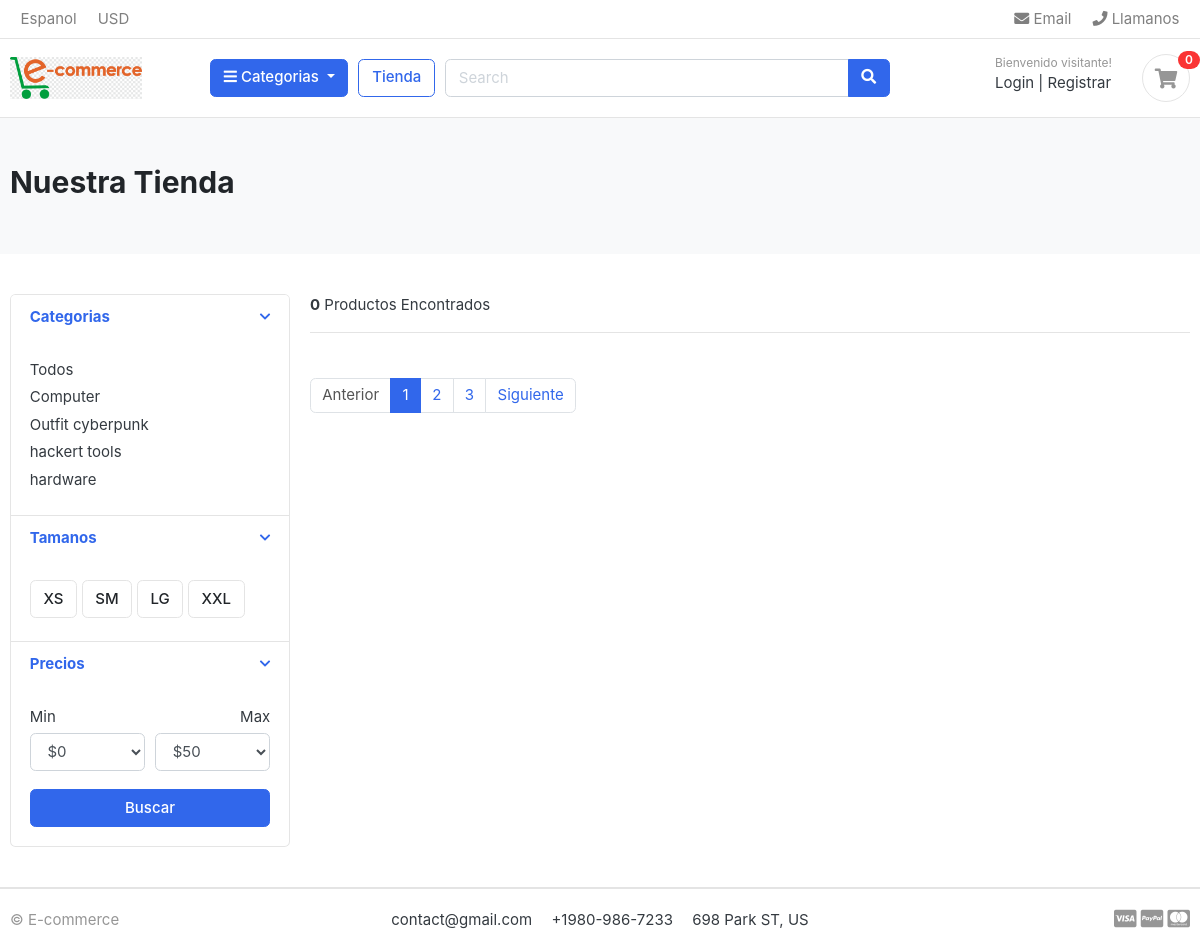
The app's page /store/Computer/ with its own data.
### category/models.py (models this page shows, shortened)
class Category(models.Model):
    category_name = models.CharField(max_length=50, unique=True)
    description = models.TextField(blank=True)
    slug = models.CharField(max_length=100, unique=True)
    cat_image = models.ImageField(upload_to = 'photos/categories', blank=True)
    class Meta:
        verbose_name = 'Category'
        verbose_name_plural = 'Categories'
    def get_url(self):
        return reverse('product_by_category', args=[self.slug])

### store/views.py (the view)
# urls.py: path('store/', include('store.urls')),
def store(request, category_slug=None):
    categories = None
    product = None
    if category_slug != None:
        categories = get_object_or_404(Category, slug=category_slug)
        products = Product.objects.filter(category=categories, is_available=True)
        product_count = products.count()
    else:
        products = Product.objects.all().filter(is_available=True)
        product_count = products.count()
    context = {
        'products': products,
        'product_count': product_count,
    }
    return render(request, 'store/store.html', context)

### category/context_processors.py (called while the page is built)
def menu_links(request):
    links = Category.objects.all()
    return dict(links=links)

### templates/store/store.html (shortened to what this page needs)
{% extends 'base.html'%}
{% block content %}
<section class="section-pagetop bg">
  <div class="container">
    <h2 class="title-page">Nuestra Tienda</h2>
  </div>
</section>
<section class="section-content padding-y">
  <div class="container">
    <div class="row">
      <aside class="col-md-3">
        <div class="card">
          <article class="filter-group">
            <header class="card-header">
              <a href="#" data-toggle="collapse" data-target="#collapse_1" aria-expanded="true" class="">
                <i class="icon-control fa fa-chevron-down"></i>
                <h6 class="title">Categorias</h6>
              </a>
            </header>
            <div class="filter-content collapse show" id="collapse_1" style="">
              <div class="card-body">
                <ul class="list-menu">
                  <li><a href="{% url 'store'%}">Todos</a></li>
                  {% for  category in links %}
                  <li><a href="{{category.get_url}}">{{category.category_name}}</a></li>
                  {% endfor %}
                </ul>
              </div>
            </div>
          </article>
          <article class="filter-group">
            <header class="card-header">
              <a href="#" data-toggle="collapse" data-target="#collapse_4" aria-expanded="true" class="">
                <i class="icon-control fa fa-chevron-down"></i>
                <h6 class="title">Tamanos </h6>
              </a>
            </header>
            <div class="filter-content collapse show" id="collapse_4" style="">
              <div class="card-body">
                <label class="checkbox-btn">
                  <span class="btn btn-light"> XS </span>
                </label>
                <label class="checkbox-btn">
                  <span class="btn btn-light"> SM </span>
                </label>
                <label class="checkbox-btn">
                  <span class="btn btn-light"> LG </span>
                </label>
                <label class="checkbox-btn">
                  <span class="btn btn-light"> XXL </span>
                </label>
              </div>
            </div>
          </article>
          <article class="filter-group">
            <header class="card-header">
              <a href="#" data-toggle="collapse" data-target="#collapse_3" aria-expanded="true" class="">
                <i class="icon-control fa fa-chevron-down"></i>
                <h6 class="title">Precios </h6>
              </a>
            </header>
            <div class="filter-content collapse show" id="collapse_3" style="">
              <div class="card-body">
                <div class="form-row">
                  <div class="form-group col-md-6">
                    <label>Min</label>
                    <select class="mr-2 form-control">
                      <option value="0">$0</option>
                    </select>
                  </div>
                  <div class="form-group text-right col-md-6">
                    <label>Max</label>
                    <select class="mr-2 form-control">
                      <option value="50">$50</option>
                    </select>
                  </div>
                </div>
                <button class="btn btn-block btn-primary">Buscar</button>
              </div>
            </div>
          </article>
        </div>
      </aside>
      <main class="col-md-9">
        <header class="border-bottom mb-4 pb-3">
          <div class="form-inline">
            <span class="mr-md-auto"> <b>{{product_count}}</b> Productos Encontrados </span>
          </div>
        </header>
        <nav class="mt-4" aria-label="Page navigation sample">
          <ul class="pagination">
            <li class="page-item disabled"><a class="page-link" href="#">Anterior</a></li>
            <li class="page-item active"><a class="page-link" href="#">1</a></li>
            <li class="page-item"><a class="page-link" href="#">2</a></li>
            <li class="page-item"><a class="page-link" href="#">3</a></li>
            <li class="page-item"><a class="page-link" href="#">Siguiente</a></li>
          </ul>
        </nav>
      </main>
    </div>
  </div>
</section>
{% endblock %}

### static/css/ui.css (style rules this page uses)
html { font-family: "Inter", sans-serif; font-size: 15px; }
.padding-y { padding-top: 40px; padding-bottom: 40px; }
article:after, .form-group:after { display: block; clear: both; content: ""; }
.bg { background-color: #f8f9fa; }
.title-page { color: #212529; }
.btn-light { background-color: #fff; border-color: #e4e4e4; }
[class*=list-] li:after { visibility: hidden; display: block; content: ""; overflow: hidden; height: 0; clear: both; }
.list-menu { list-style: none; margin: 0; padding-left: 0; }
.list-menu li { margin-bottom: 5px; }
.list-menu a { color: #343a40; }
.icon-control { margin-top: 5px; float: right; font-size: 80%; }
.card-header .title { margin-bottom: 0; line-height: 1.5; }
.filter-group { border-bottom: 1px solid #e4e4e4; }
.filter-group .card-header { border-bottom: 0; }
.filter-group:last-child { border-bottom: 0; }
.checkbox-btn { position: relative; }
.section-pagetop { padding: 45px 0; }

### records on screen
Category: category_name "Computer"
Category: category_name "Outfit cyberpunk"
Category: category_name "hackert tools"
Category: category_name "hardware"

### other values on screen
{{ product_count }} "0"
